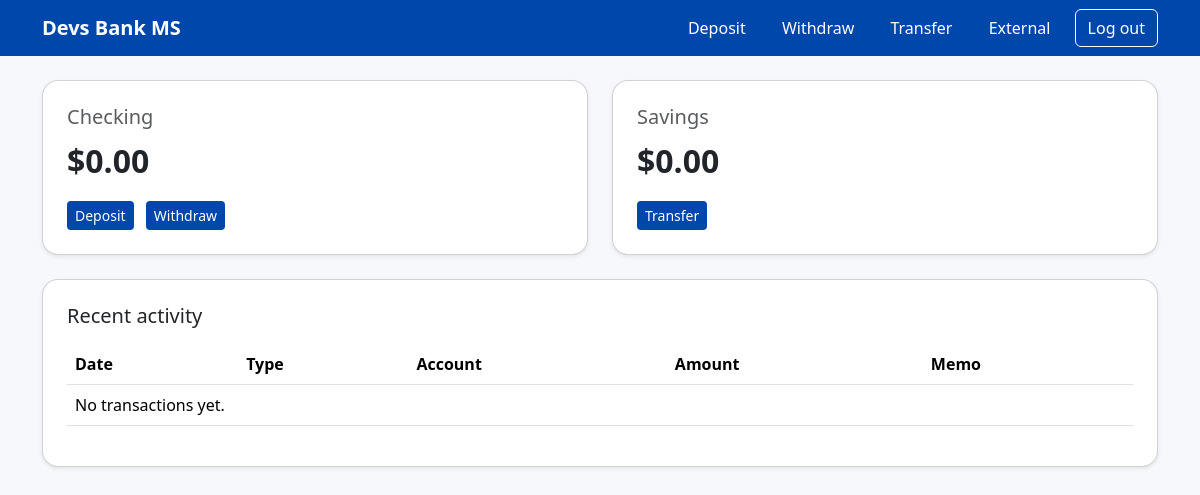
Before: / (signed in) with the older database file.
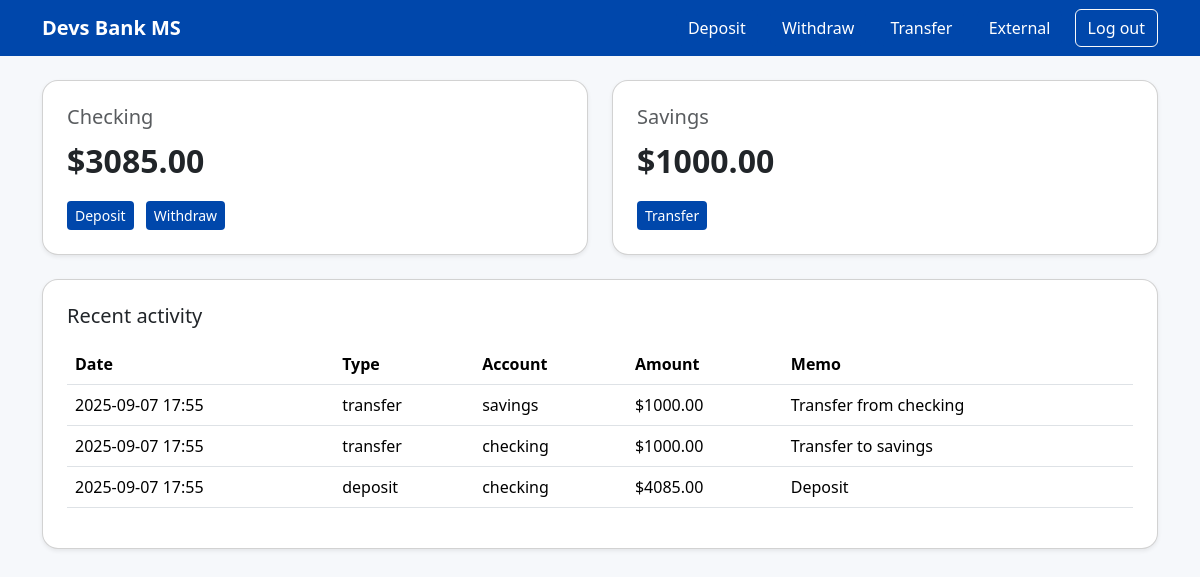
After: the same page with the newer database file.
### banking/models.py (models this page shows, shortened)
class Account(models.Model):
    CHECKING = "checking"
    SAVINGS = "savings"
    ACCOUNT_TYPES = [(CHECKING, "Checking"), (SAVINGS, "Savings")]
    user = models.ForeignKey(USER, on_delete = models.CASCADE)
    kind = models.CharField(max_length = 10, choices = ACCOUNT_TYPES)
    balance = models.DecimalField(max_digits = 12, decimal_places = 2, default = 0)
    class Meta:
        unique_together = ("user", "kind")

class Transaction(models.Model):
    DEPOSIT = "deposit"
    WITHDRAW = "withdraw"
    TRANSFER = "transfer"
    TYPES = [(DEPOSIT, "Deposit"), (WITHDRAW, "Withdraw"), (TRANSFER, "Transfer")]
    user = models.ForeignKey(USER, on_delete = models.CASCADE)
    account = models.ForeignKey(Account, on_delete = models.CASCADE, related_name = "transactions")
    tx_type = models.CharField(max_length = 10, choices = TYPES)
    amount = models.DecimalField(max_digits = 12, decimal_places = 2)
    created_at = models.DateTimeField(auto_now_add = True)
    memo = models.CharField(max_length = 140, blank = True)

### banking/views.py (the view)
# urls.py: path("", views.dashboard, name="dashboard"),
@login_required
def dashboard(request):
    checking = Account.objects.get(user = request.user, kind = Account.CHECKING)
    savings = Account.objects.get(user = request.user, kind = Account.SAVINGS)
    txs = Transaction.objects.filter(user = request.user).order_by("-created_at")[:10]
    return render(request, "dashboard.html", {"checking": checking, "savings": savings, "txs": txs})

### banking/templates/dashboard.html
{% extends "base.html" %}
{% block content %}
<div class="row g-4">
  <div class="col-md-6">
    <div class="card p-4 shadow-sm">
      <h5 class="text-muted">Checking</h5>
      <div class="balance">${{ checking.balance }}</div>
      <div class="mt-3">
        <a href="{% url 'deposit' %}" class="btn btn-brand btn-sm me-2">Deposit</a>
        <a href="{% url 'withdraw' %}" class="btn btn-brand btn-sm">Withdraw</a>
      </div>
    </div>
  </div>
  <div class="col-md-6">
    <div class="card p-4 shadow-sm">
      <h5 class="text-muted">Savings</h5>
      <div class="balance">${{ savings.balance }}</div>
      <div class="mt-3">
        <a href="{% url 'transfer' %}" class="btn btn-brand btn-sm">Transfer</a>
      </div>
    </div>
  </div>
</div>
<div class="card p-4 shadow-sm mt-4">
  <h5 class="mb-3">Recent activity</h5>
  <div class="table-responsive">
    <table class="table align-middle">
      <thead><tr><th>Date</th><th>Type</th><th>Account</th><th>Amount</th><th>Memo</th></tr></thead>
      <tbody>
        {% for t in txs %}
          <tr>
            <td>{{ t.created_at|date:"Y-m-d H:i" }}</td>
            <td>{{ t.tx_type }}</td>
            <td>{{ t.account.kind }}</td>
            <td>${{ t.amount }}</td>
            <td>{{ t.memo }}</td>
          </tr>
        {% empty %}
          <tr><td colspan="5">No transactions yet.</td></tr>
        {% endfor %}
      </tbody>
    </table>
  </div>
</div>
{% endblock %}

### banking/templates/base.html (shortened to what this page needs)
{% load static %}
<!doctype html>
<html lang="en">
  <head>
    <link href="https://cdn.jsdelivr.net/npm/bootstrap@5.3.3/dist/css/bootstrap.min.css" rel="stylesheet">
    <link href="{% static 'css/theme.css' %}" rel="stylesheet">
  </head>
  <body>
    <nav class="navbar navbar-expand-lg mb-4">
      <div class="container">
        <a class="navbar-brand fw-bold" href="{% url 'dashboard' %}">Devs Bank MS</a>
        <div class="ms-auto">
          {% if user.is_authenticated %}
            <a class="btn btn-brand me-2" href="{% url 'deposit' %}">Deposit</a>
            <a class="btn btn-brand me-2" href="{% url 'withdraw' %}">Withdraw</a>
            <a class="btn btn-brand me-2" href="{% url 'transfer' %}">Transfer</a>
            <a class="btn btn-brand me-2" href="{% url 'ext-accounts' %}">External</a>
            <a class="btn btn-outline-light" href="{% url 'logout' %}">Log out</a>
          {% else %}
            <a class="btn btn-brand" href="{% url 'login' %}">Log in</a>
            <a class="btn btn-brand" href="{% url 'register' %}">Register</a>
          {% endif %}
        </div>
      </div>
    </nav>
    <div class="container">
      {% block content %}{% endblock %}
    </div>
  </body>
</html>

### banking/static/css/theme.css (style rules this page uses)
:root { --brand:#0047ab; --brand-dark:#00398a; --bg:#f6f8fb; }
body { background:var(--bg); }
.navbar { background:var(--brand); }
.navbar a, .navbar-brand { color:#fff !important; }
.btn-brand { background:var(--brand); color:#fff; border:none; }
.card { border-radius:16px; }
.balance { font-size:2rem; font-weight:700; }

Changed rows visible on the page:
changed Account (number 1 of 2 on the later page): balance "0.00" → "3085.00"
changed Account (number 2 of 2 on the later page): balance "0.00" → "1000.00"
added Transaction: created_at "2025-09-07 17:55", tx_type "transfer", account.kind "savings", amount "1000.00", memo "Transfer from checking"
added Transaction: created_at "2025-09-07 17:55", tx_type "transfer", account.kind "checking", amount "1000.00", memo "Transfer to savings"
added Transaction: created_at "2025-09-07 17:55", tx_type "deposit", account.kind "checking", amount "4085.00", memo "Deposit"
Other visible differences:
text no longer shown: "No transactions yet."
